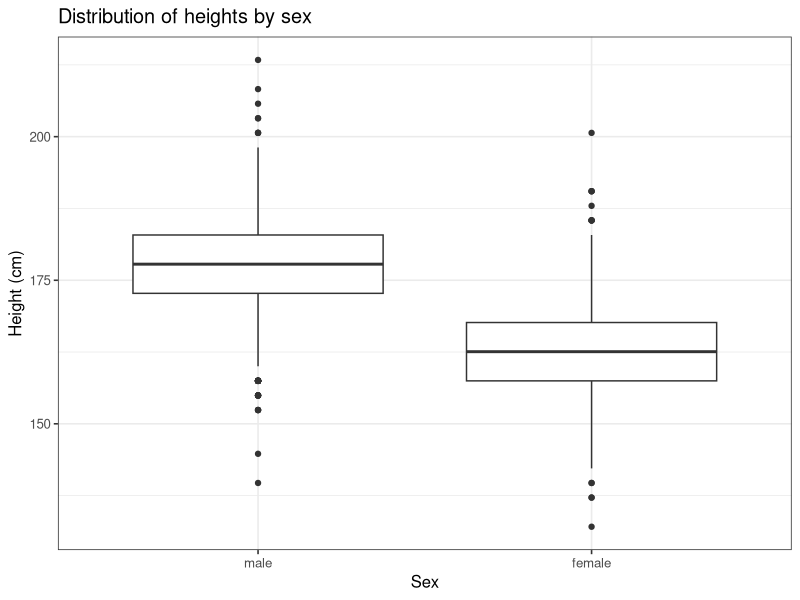
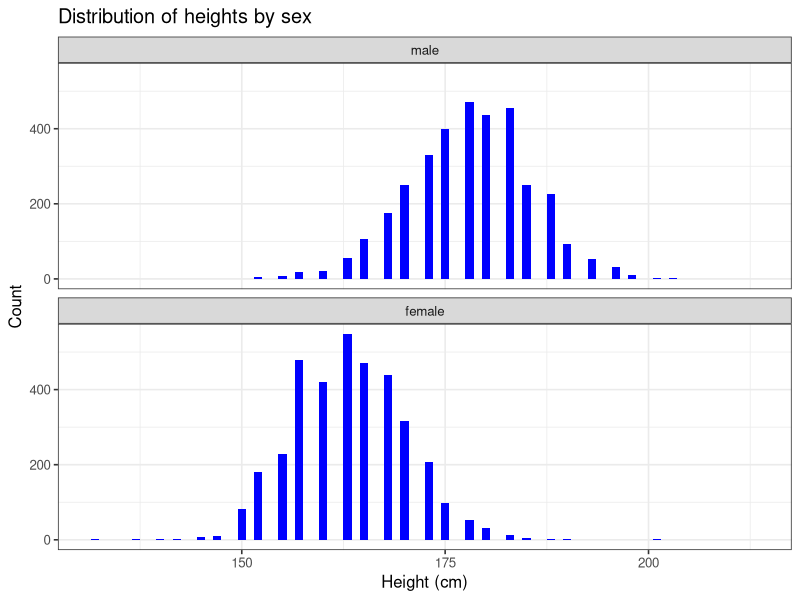
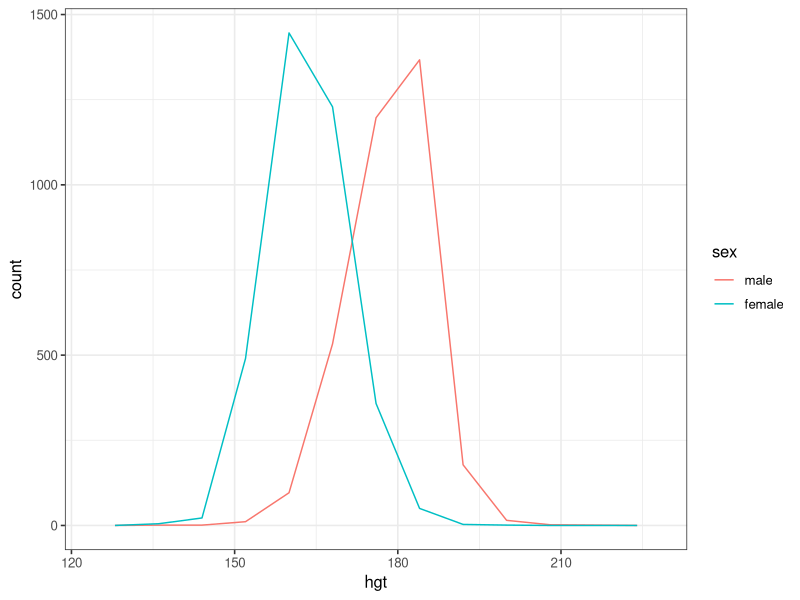
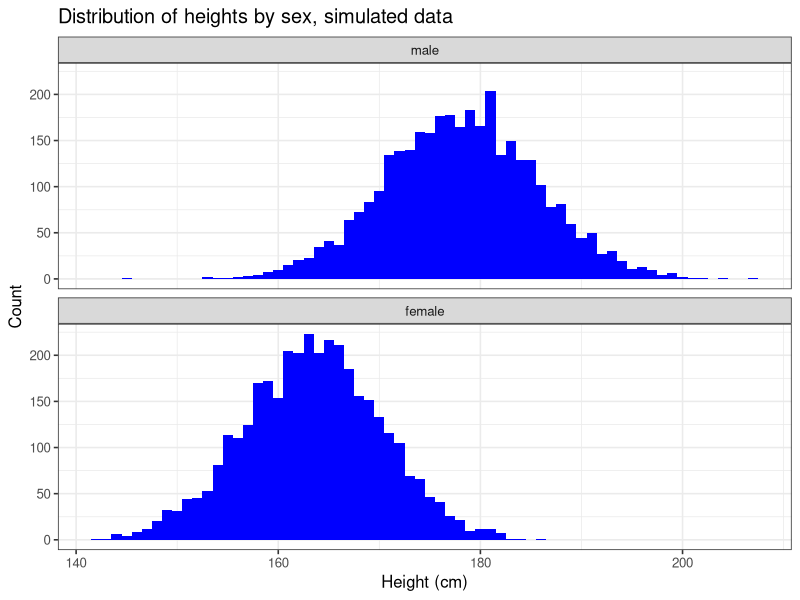
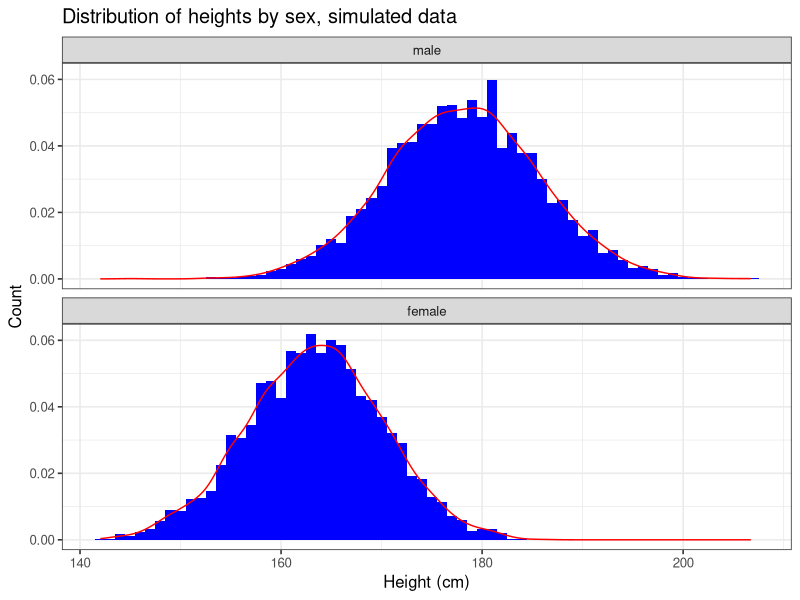
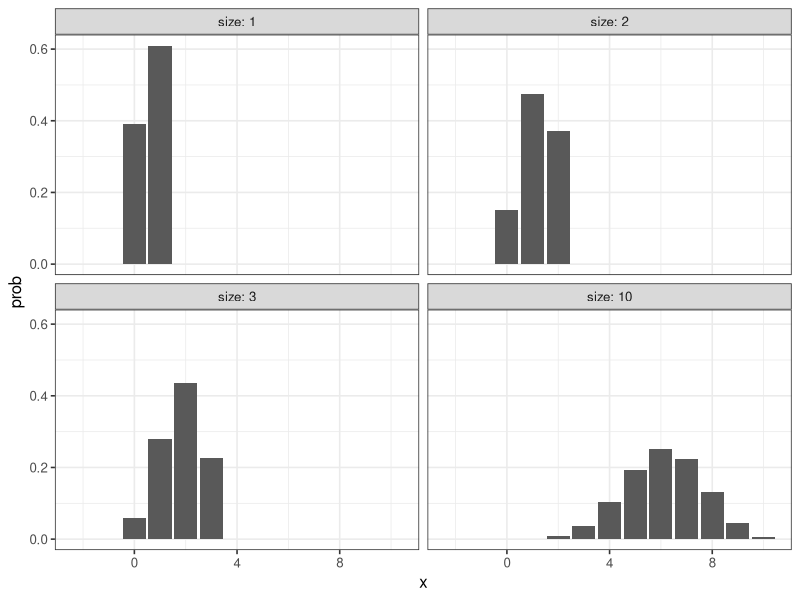
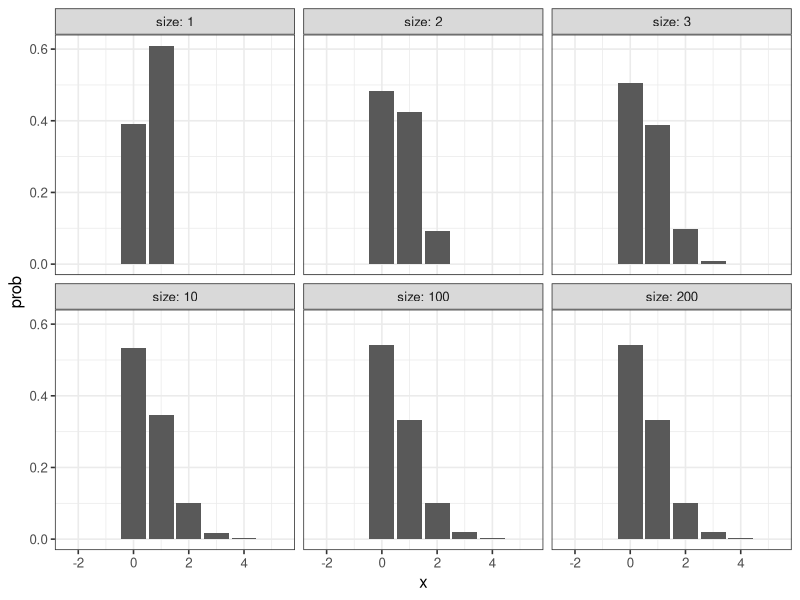
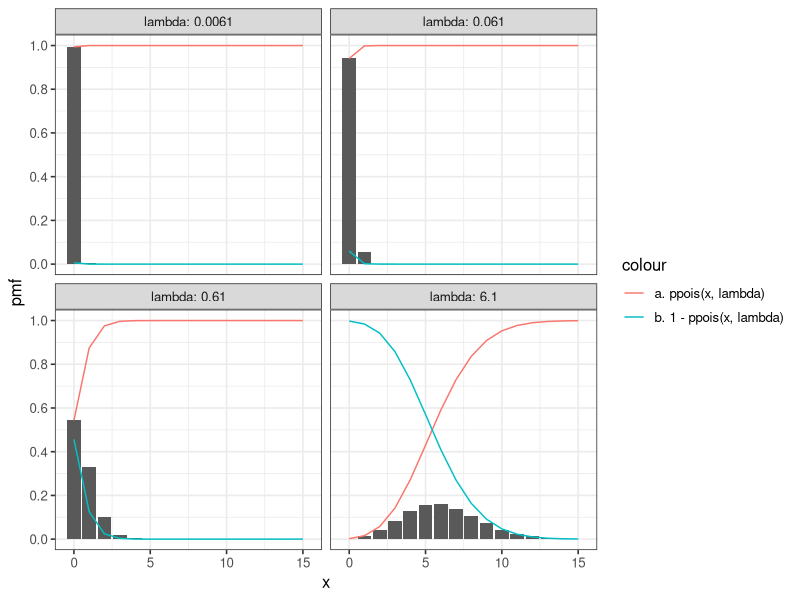

Generate these figures, in order, with R: (Note: this script raises an error after producing the figures.)
## ---- chunk 1
knitr::opts_chunk$set(echo = TRUE)

options(dplyr.summarise.inform = FALSE)
library(tidyverse)

# set theme used for plotting
theme_set(theme_bw(base_size = 12))

# Modelr package
library(modelr)

library(ggplot2)

## ---- chunk 2
# test
heights <- heights

heights
## ---- chunk 3
heights$hgt <- heights$height * 2.54

heights$wgt <- heights$weight * 0.45359237

heights
## ---- chunk 4
ggplot(heights, aes(x = sex, y = hgt)) + 
  geom_boxplot() +
  xlab("Sex") +
  ylab("Height (cm)") +
  ggtitle("Distribution of heights by sex")
## ---- chunk 5
ggplot(heights, aes(x = hgt)) +
  geom_histogram(binwidth = 1, fill = "blue") +
  facet_wrap(~ sex, ncol = 1) +
  xlab("Height (cm)") +
  ylab("Count") +
  ggtitle("Distribution of heights by sex")
## ---- chunk 6
#?heights
ggplot(heights, aes(x = hgt, color = sex, fill = sex)) +
  geom_freqpoly(binwidth = 8)
## ---- chunk 7
hgt_summary <- heights %>%
  group_by(sex) %>%
  summarize(
    hgt_mean = mean(hgt),
    hgt_sd = sd(hgt),
    counts = n()
)

hgt_summary
## ---- chunk 8
# Tøl frá https://en.wikipedia.org/wiki/Average_human_height_by_country
# Land brúk: Bretland
hgt_summary

#df['r3',]

male <- hgt_summary[hgt_summary$sex == 'male',] 
female <- hgt_summary[hgt_summary$sex == 'female',] 

hgt_males   <- tibble(
   hgt = rnorm(male$counts, 
           male$hgt_mean, 
           male$hgt_sd),
   sex = male$sex)
hgt_males

hgt_females   <- tibble(
   hgt = rnorm(female$counts, 
           female$hgt_mean, 
           female$hgt_sd),
  sex = female$sex)
hgt_females


hgt_sim <-
  rbind(
    hgt_males,
    hgt_females
  )

arrange(hgt_sim, desc(hgt_sim$hgt))
## ---- chunk 9

## ---- chunk 10
ggplot(hgt_sim, aes(x = hgt)) +
  geom_histogram(binwidth = 1, fill = "blue") +
  facet_wrap(~ sex, ncol = 1) +
  xlab("Height (cm)") +
  ylab("Count") +
  ggtitle("Distribution of heights by sex, simulated data")
## ---- chunk 11
ggplot(hgt_sim, aes(x = hgt, after_stat(density))) +
  geom_histogram(binwidth = 1, fill = "blue") +
  geom_density(colour = "red", aes(y = ..density..)) +
  facet_wrap(~ sex, ncol = 1) +
  xlab("Height (cm)") +
  ylab("Count") +
  ggtitle("Distribution of heights by sex, simulated data")
## ---- chunk 12

## ---- chunk 13

## ---- chunk 14

## ---- chunk 15
pnorm(180, male$hgt_mean, male$hgt_sd) - pnorm(170, male$hgt_mean, male$hgt_sd)
pnorm(180, female$hgt_mean, female$hgt_sd) - pnorm(170, female$hgt_mean, female$hgt_sd)
## ---- chunk 16

## ---- chunk 17

## ---- chunk 18

## ---- chunk 19

## ---- chunk 20

## ---- chunk 21

## ---- chunk 22
x_values <- -2:10
prob <- 0.61
size <- c(1,2,3,10)

ndata <- NULL
for (i in size) {
  tb_data <- NULL
  tb_data <- tibble(
    x = x_values,
    size = i,
    prob = dbinom(x_values, size, prob)
  )
  ndata <- rbind(ndata, tb_data)
}

ggplot() +
  geom_bar(data=ndata, aes(x, prob), stat = "identity") +
  ylab("prob") +
  facet_wrap(~ size, labeller = label_both)
## ---- chunk 23
x_values <- -2:5
prob_value <- 0.61
size <- c(1,2,3,10,100,200)

ndata <- NULL
for (i in size) {
  tb_data <- NULL
  tb_data <- tibble(
    x = x_values,
    size = i,
    prob = prob_value/size,
    y = dbinom(x_values, size, prob)
  )
  ndata <- rbind(ndata, tb_data)
}

ggplot() +
  geom_bar(data=ndata, aes(x, y), stat = "identity") +
  ylab("prob") +
  facet_wrap(~ size, labeller = label_both)
## ---- chunk 24
x_values <- 0:15
lambda <- c(0.0061, 0.061, 0.61, 6.1)

pdata <- NULL
for (i in lambda) {
  tb_data <- NULL
  tb_data <- tibble(
    x = x_values,
    lambda = i,
    y = dpois(x,lambda),
    ppois = ppois(x,lambda),
    ppois_rtail = 1 - ppois(x,lambda)
    )
  
  pdata <- rbind(pdata, tb_data)
}

ggplot(data=pdata, ) +
  geom_bar(aes(x, y), stat = "identity") +
  # geom_bar(aes(x, y, fill = "dpois(x, lambda)"), stat = "identity") +
  geom_line(aes(x, ppois, colour = "a. ppois(x, lambda)")) +
  geom_line(aes(x, ppois_rtail, colour = "b. 1 - ppois(x, lambda)")) +
  scale_y_continuous(breaks = seq(0, 1, 0.2))+
  scale_x_continuous(breaks=seq(min(x_values), max(x_values), 5)) +
  ylab("pmf") +
  facet_wrap(~ lambda, labeller = label_both)

## ---- chunk 25
x_values <- 0:5

size <- 200
prob <- 0.61/size

lambda <- 0.61

data_bino <- tibble(
  x = x_values,
  y = dbinom(x_values, size, prob),
  # label = "dbinom(x_values, size, prob)"
  label = sprintf("dbinom(%s:%s, %s, %s)", min(x_values),max(x_values), size, prob)
)

data_pois <- tibble(
  x = x_values,
  y = dpois(x,lambda),
  label = sprintf("dpois(%s:%s, %s)", min(x_values),max(x_values), lambda)
)

# data_bino
# data_pois

data_bp <- rbind(data_bino, data_pois)
data_bp

## ---- chunk 26
ggplot(data = data_bp) +
  geom_bar(aes(x,y), stat = "identity") +
  geom_text(aes(x,y, label = round(y, 4)), vjust=-0.5, size = 3.25) +
  facet_wrap(~ label)
## ---- chunk 27
ggplot(data = data_bp) +
  geom_bar(aes(x,y*200), stat = "identity") +
  geom_text(aes(x,y*200, label = round(y*200, 0)), vjust=-0.5, size = 3.25) +
  facet_wrap(~ label)

## ---- chunk 28

n_values <- c(10, 50, 100)
p <- 2/n

pdata <- NULL
for (n in n_values) {
  tb_data <- NULL
  tb_data <- tibble(
    x = 1:20,
    prob = 2/n,
    n = n,
    y = dbinom(x, n, prob)
    
  )
  pdata <- rbind(pdata, tb_data)
}

pdata

ggplot(pdata) +
  geom_bar(aes(x, y), stat = "identity") +
  facet_wrap(~ n, labeller = label_both) +
  xlab("Amount of failed transmissions") +
  ylab("Chance of transmission failure")

## ---- chunk 29
data_bino <- tibble(
  x = 0:10,
  y = c(dbinom(0:10, 10, 0.2)),
  label = rep("1. dbinom(x, 10, 0.2)", 11)
) %>%
  bind_rows(tibble(
    x = 0:10,
    y = c(dbinom(0:10, 50, 0.04)),
    label = rep("2. dbinom(x, 50, 0.04)", 11)
  )) %>%
  bind_rows(tibble(
    x = 0:10,
    y = c(dbinom(0:10, 100, 0.02)),
    label = rep("3. dbinom(x, 100, 0.02)", 11)
  ))

data_pois <- tibble(
  x = 0:10,
  y = dpois(0:10, 2),
  label = rep("4. dpois(x, 2)", 11)
)

data_bp <- bind_rows(data_bino, data_pois)

data_bp
## ---- chunk 30
library(ggplot2)

ggplot(data_bp, aes(x = x, y = y, fill = label)) +
  geom_bar(stat = "identity") +
  facet_wrap(~label, nrow = 2) +
  labs(x = "x", y = "Probability", fill = NULL)
## ---- chunk 31

## ---- chunk 32

## ---- chunk 33

## ---- chunk 34

## ---- chunk 35

## ---- chunk 36
